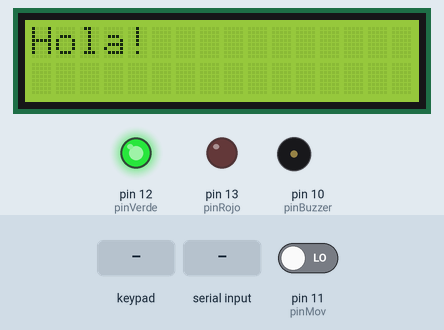
The sketch below on a simulated Arduino Uno, built with avr-gcc and run on an emulated ATmega328P. Parts: 16×2 character LCD, output pins drawn as LEDs (lit = HIGH), buzzer (waves = sounding). Dashed ring = blinking. The inputs (shaded band) are chosen by the test bench; at power-on: pin 11 (pinMov) LOW. What the sketch prints to the serial monitor is not drawn.

Above: at 1.3 s.
1.4 s: pin 11 (pinMov) driven HIGH
At 1.68 s:
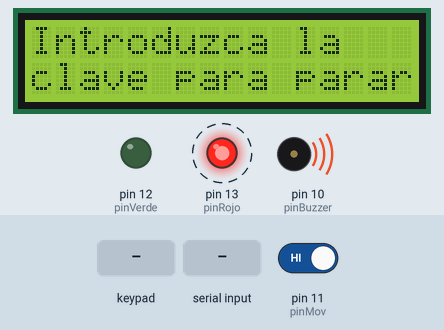
4.4 s: key '#' pressed
At 5.7 s:
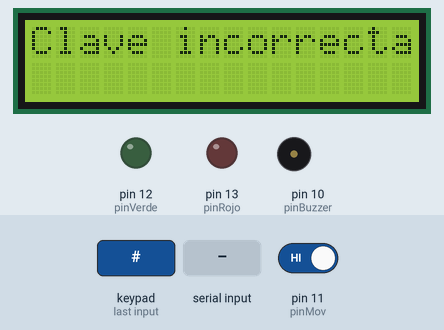
7.4 s: keypad keys 1 2 3 4 # pressed 0.4 s apart
At 9.3 s:
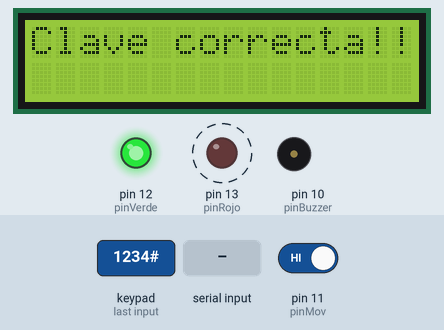
10.9 s: "#\n" received over Serial
At 11.9 s:
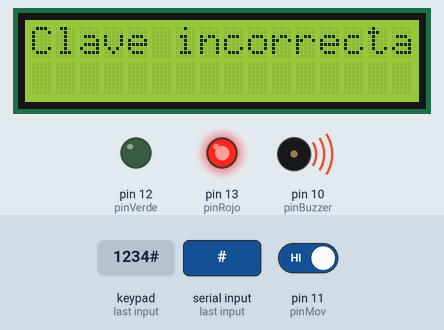
12.6 s: "1\n" received over Serial
15.6 s: "0\n" received over Serial
Timing chart, 0 to 19.6 s (numbered marks = the images above; inputs shaded):
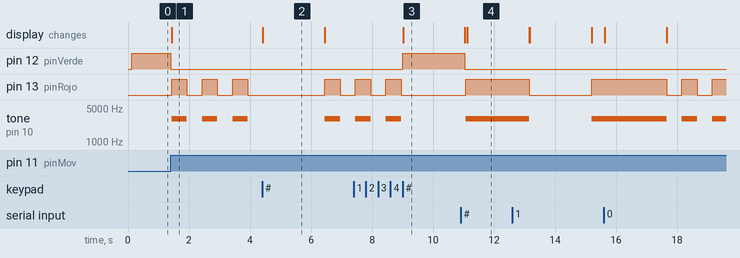

Measured:
- after the input at 1.4 s, pin 12 (pinVerde): HIGH → LOW at once; pin 13 (pinRojo): alternates HIGH for 0.50 s and LOW for 0.50 s, starting at once; tone on pin 10 (pinBuzzer): alternates 3000 Hz for 0.50 s and silent for 0.50 s, starting at once; the display: changes at once (image 1)
- after the input at 4.4 s, the display: changes at once (image 2)
- after the input at 7.4 s, pin 12 (pinVerde): LOW → HIGH after 1.6 s; pin 13 (pinRojo): goes on until 9.0 s, then stays LOW; tone on pin 10 (pinBuzzer): goes on until 9.0 s, then stays silent; the display: changes after 1.6 s (image 3)
- after the input at 10.9 s, pin 13 (pinRojo): goes on until 11.1 s, then stays HIGH; tone on pin 10 (pinBuzzer): goes on until 11.1 s, then stays 3000 Hz
- what the display in image 2 shows lasts 2.1 s, from 4.4 s to 6.5 s

The sketch:

Proyecto_alarma.ino
```cpp
#include <LiquidCrystal_I2C.h>  // Librería para controlar la pantalla LCD
#include <Keypad.h>             // Librería para controlar el teclado matricial

#define LCD_ADDR 0x27           // Dirección I2C de la pantalla LCD
#define LCD_COLUMNS 16          // Número de columnas de la pantalla LCD
#define LCD_ROWS 2              // Número de filas de la pantalla LCD

LiquidCrystal_I2C lcd(LCD_ADDR, LCD_COLUMNS, LCD_ROWS);  // Inicializa el objeto para controlar la pantalla LCD

const int pinRojo = 13;         // Definición del pin para el LED rojo
const int pinVerde = 12;        // Definición del pin para el LED verde
const int pinBuzzer = 10;       // Definición del pin para el buzzer
int pinMov = 11;                // Definición del pin para el sensor de movimiento
///
bool movimientoDetectado = false; // Variable para rastrear si se ha detectado movimiento
const String codigoCorrecto = "1234"; // El código correcto para detener la alarma
String codigoIngresado = ""; // Variable para almacenar el código ingresado

const byte FILAS = 4; // Cuatro filas en el teclado
const byte COLUMNAS = 4; // Cuatro columnas en el teclado

// Definición de las teclas en el teclado
char keys[FILAS][COLUMNAS] = {
  {'1','2','3','A'},
  {'4','5','6','B'},
  {'7','8','9','C'},
  {'*','0','#','D'}
};

byte pinesFilas[FILAS] = {2, 3, 4, 5}; // Conexiones a los pines de las filas del teclado
byte pinesColumnas[COLUMNAS] = {6, 7, 8, 9}; // Conexiones a los pines de las columnas del teclado

Keypad keypad = Keypad(makeKeymap(keys), pinesFilas, pinesColumnas, FILAS, COLUMNAS); // Inicializa el objeto para controlar el teclado

unsigned long previousMillis = 0; // Almacena el último tiempo en que se realizó una acción
const long interval = 500; // Intervalo de 500 ms para parpadear el LED y buzzer

void setup() {
  Serial.begin(9600); // Inicializa la comunicación serial a 9600 bps
  lcd.begin(LCD_COLUMNS, LCD_ROWS); // Inicializa la pantalla LCD con 16 columnas y 2 filas
  lcd.init(); // Inicializa la comunicación con la pantalla LCD
  lcd.backlight(); // Enciende la luz de fondo de la pantalla LCD

  pinMode(pinRojo, OUTPUT); // Configura el pin del LED rojo como salida
  pinMode(pinVerde, OUTPUT); // Configura el pin del LED verde como salida
  pinMode(pinBuzzer, OUTPUT); // Configura el pin del buzzer como salida
  pinMode(pinMov, INPUT); // Configura el pin del sensor de movimiento como entrada

  digitalWrite(pinVerde, HIGH); // Enciende por defecto el LED verde

  // Muestra el mensaje inicial en la pantalla LCD
  lcd.setCursor(0, 0); // Establece el cursor en la primera fila y primera columna
  lcd.print("Hola!"); // Imprime el mensaje "Hola!"
  Serial.println("Sistema inicializado. Esperando movimiento...");
}

void loop() {
  unsigned long currentMillis = millis(); // Almacena el tiempo actual

  // Verifica si se detecta movimiento y no se ha detectado antes
  if (digitalRead(pinMov) == HIGH && !movimientoDetectado) {
    iniciarAlarma(); // Llama a la función para iniciar la alarma
  }

  // Si se ha detectado movimiento
  if (movimientoDetectado) {
    gestionarAlarma(); // Llama a la función para gestionar la alarma
    verificarTeclado(); // Llama a la función para verificar el teclado
    verificarSerial(); // Llama a la función para verificar el monitor serial
  }
}

void iniciarAlarma() {
  digitalWrite(pinVerde, LOW); // Apaga el LED verde
  movimientoDetectado = true; // Establece la bandera de movimiento detectado como verdadera

  // Muestra el mensaje en la pantalla LCD
  lcd.clear(); // Borra el contenido actual de la pantalla LCD
  lcd.setCursor(0, 0); // Establece el cursor en la primera fila y primera columna
  lcd.print("Introduzca la"); // Imprime el primer mensaje
  lcd.setCursor(0, 1); // Establece el cursor en la segunda fila y primera columna
  lcd.print("clave para parar"); // Imprime el segundo mensaje

  Serial.println("Movimiento detectado. Introduzca la clave para parar:");
}

void gestionarAlarma() {
  unsigned long currentMillis = millis(); // Almacena el tiempo actual

  // Si el intervalo de tiempo ha pasado, alterna el estado del LED y buzzer
  if (currentMillis - previousMillis >= interval) {
    previousMillis = currentMillis; // Actualiza el último tiempo

    if (digitalRead(pinRojo) == HIGH) { // Si el LED rojo está encendido
      digitalWrite(pinRojo, LOW); // Apaga el LED rojo
      noTone(pinBuzzer); // Apaga el buzzer
    } else {
      digitalWrite(pinRojo, HIGH); // Enciende el LED rojo
      tone(pinBuzzer, 3000); // Enciende el buzzer a 1000 Hz
    }
  }
}

void verificarTeclado() {
  char tecla = keypad.getKey(); // Lee la tecla presionada
  if (tecla) { // Si se presiona una tecla
    Serial.print("Tecla presionada: ");
    Serial.println(tecla);

    if (tecla == '#') { // Si se presiona '#', verifica el código
      validarCodigo();
    } else if (tecla == '*') { // Si se presiona '*', borra el código ingresado
      borrarCodigo();
    } else {
      codigoIngresado += tecla; // Agrega la tecla presionada al código ingresado
    }
  }
}

void verificarSerial() {
  if (Serial.available() > 0) { // Si hay datos disponibles en el monitor serial
    char input = Serial.read(); // Lee el carácter ingresado
    if (input == '\n' || input == '\r') { // Si se presiona Enter
      validarCodigo(); // Verifica el código ingresado
    } else {
      codigoIngresado += input; // Agrega el carácter ingresado al código
    }
  }
}

void validarCodigo() {
  Serial.print("Código ingresado: ");
  Serial.println(codigoIngresado);

  if (codigoIngresado == codigoCorrecto) { // Si el código es correcto
    detenerAlarma();
  } else {
    claveIncorrecta();
  }
}

void borrarCodigo() {
  codigoIngresado = ""; // Borra el código ingresado
  lcd.clear();
  lcd.setCursor(0, 0);
  lcd.print("Introduzca la");
  lcd.setCursor(0, 1);
  lcd.print("clave para parar");
  Serial.println("Código borrado.");
}

void detenerAlarma() {
  movimientoDetectado = false; // Indica que ya no se ha detectado movimiento
  digitalWrite(pinVerde, HIGH); // Enciende el LED verde
  digitalWrite(pinRojo, LOW); // Apaga el LED rojo
  noTone(pinBuzzer); // Apaga el buzzer

  lcd.clear(); // Borra la pantalla LCD
  lcd.setCursor(0, 0); // Coloca el cursor en la primera fila, primera columna
  lcd.print("Clave correcta!!"); // Muestra un mensaje de clave correcta
  Serial.println("Clave correcta! Alarma desactivada."); // Muestra un mensaje en el monitor serial
  delay(2000); // Espera 2 segundos

  lcd.clear(); // Borra la pantalla LCD
  lcd.setCursor(0, 0); // Coloca el cursor en la primera fila, primera columna
  lcd.print("Hola!"); // Muestra el mensaje inicial en la pantalla LCD

  codigoIngresado = ""; // Restablece el código ingresado
}

void claveIncorrecta() {
  lcd.clear(); // Borra la pantalla LCD
  lcd.setCursor(0, 0); // Coloca el cursor en la primera fila, primera columna
  lcd.print("Clave incorrecta"); // Muestra un mensaje de clave incorrecta
  Serial.println("Clave incorrecta. Intentelo de nuevo."); // Muestra un mensaje en el monitor serial

  codigoIngresado = ""; // Restablece el código ingresado
  delay(2000); // Espera 2 segundos

  lcd.clear(); // Borra la pantalla LCD
  lcd.setCursor(0, 0); // Coloca el cursor en la primera fila, primera columna
  lcd.print("Introduzca la"); // Muestra el mensaje
  lcd.setCursor(0, 1); // Coloca el cursor en la segunda fila, primera columna
  lcd.print("clave para parar"); // Muestra el mensaje
}
```
